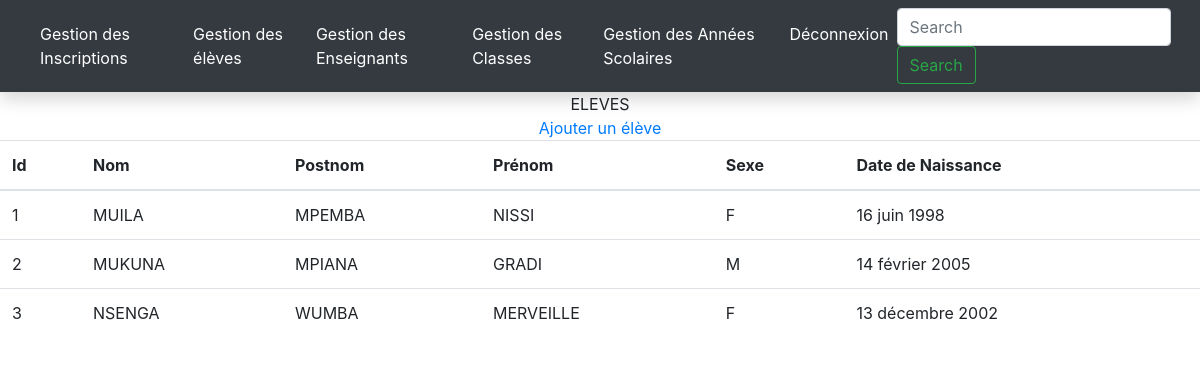
/eleve, run on the app's committed database.
### Gestion_Elèves/models.py (models this page shows, shortened)
class Elève(models.Model):
    Nom=models.CharField(max_length=255, null=False)
    Postnom=models.CharField(max_length=255,null=True)
    Prénom=models.CharField(max_length=255,null=True)
    Sexe=models.CharField(max_length=1, choices=[('M','Masculin'),('F','Féminin')])
    Date_de_naissance=models.DateField()

### Gestion_Elèves/views.py (the view)
# urls.py: path('eleve',Eleve, name='eleve'),
def Eleve (request):
    context={}
    context['eleves']=Elève.objects.all()
    return render (request, template_name='eleve.html',context=context)

### Gestion_Elèves/templates/eleve.html (shortened to what this page needs)
{% extends "base.html" %}
        {% block content %}
            {% block tableaux %}
            <table class="table" <h1><CEnter>ELEVES</CEnter> </h1><a href="{% url 'AjouterEleve'%}"><center>Ajouter un élève</center> </a>
                <thead>
                  <tr>
                        <th>Id</th>
                        <th>Nom</th>
                        <th>Postnom</th>
                        <th>Prénom</th>
                        <th>Sexe</th>
                        <th>Date de Naissance</th>
                  </tr>
                </thead>
                <tbody>
                    {% for eleve in eleves %}
                    <tr>
                    <td >{{eleve.id}}</td>
                    <td>{{eleve.Nom }}</td>
                    <td> {{eleve.Postnom}}</td>
                    <td> {{eleve.Prénom}}</td>
                    <td>{{ eleve.Sexe }}</td>
                    <td>{{ eleve.Date_de_naissance }}</td>
                    </tr>
                 {% empty %}
                    <tr>
                         <td colspan="6">Aucun élève trouvé </td>
                    </tr>
                {% endfor %}
                </tbody>
                {% endblock %}
              </table>
    </body>
        {% endblock %}

### data on the page
Elève: id "1", Nom "MUILA", Postnom "MPEMBA", Prénom "NISSI", Sexe "F", Date_de_naissance "16 juin 1998"
Elève: id "2", Nom "MUKUNA", Postnom "MPIANA", Prénom "GRADI", Sexe "M", Date_de_naissance "14 février 2005"
Elève: id "3", Nom "NSENGA", Postnom "WUMBA", Prénom "MERVEILLE", Sexe "F", Date_de_naissance "13 décembre 2002"
